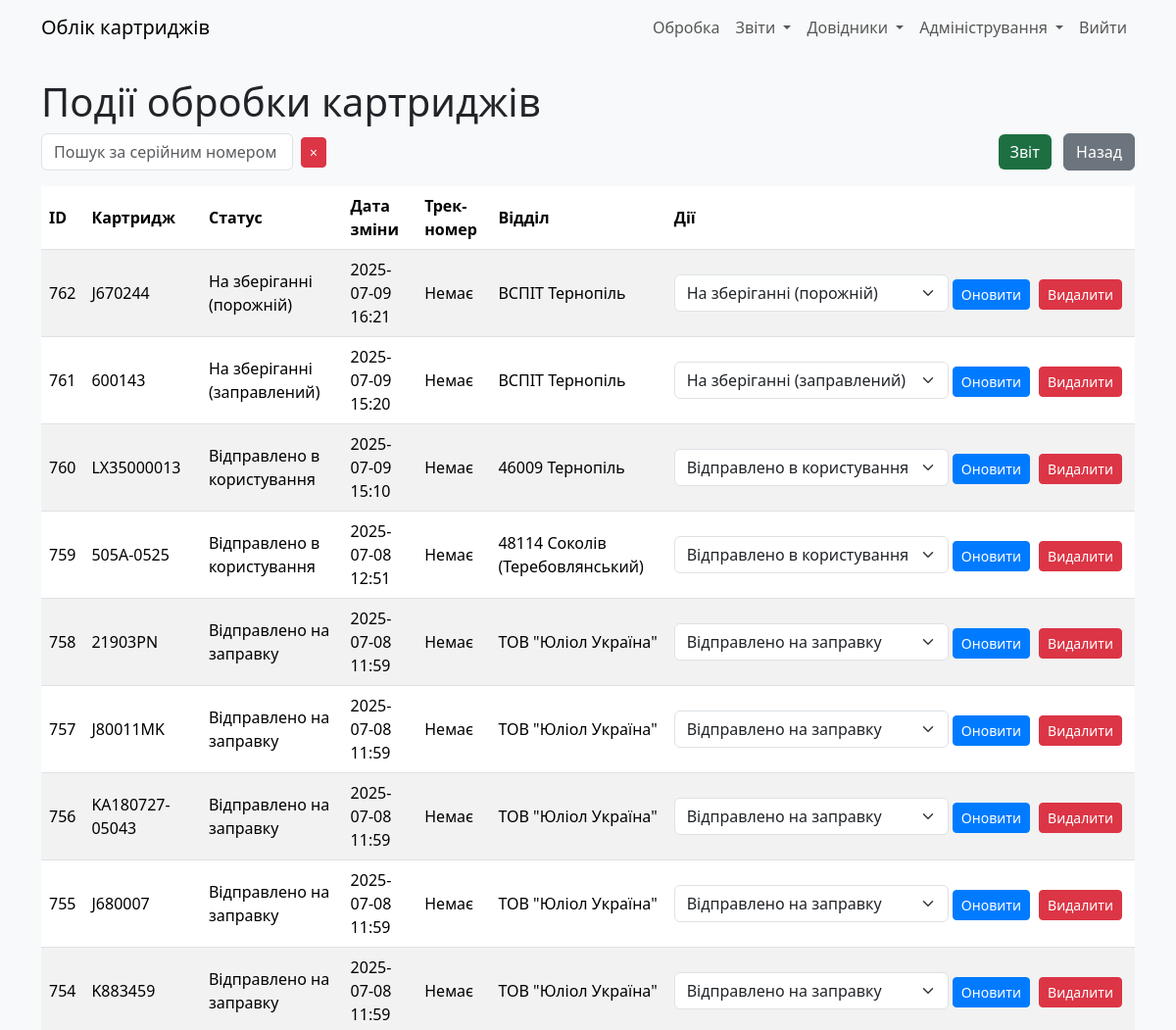
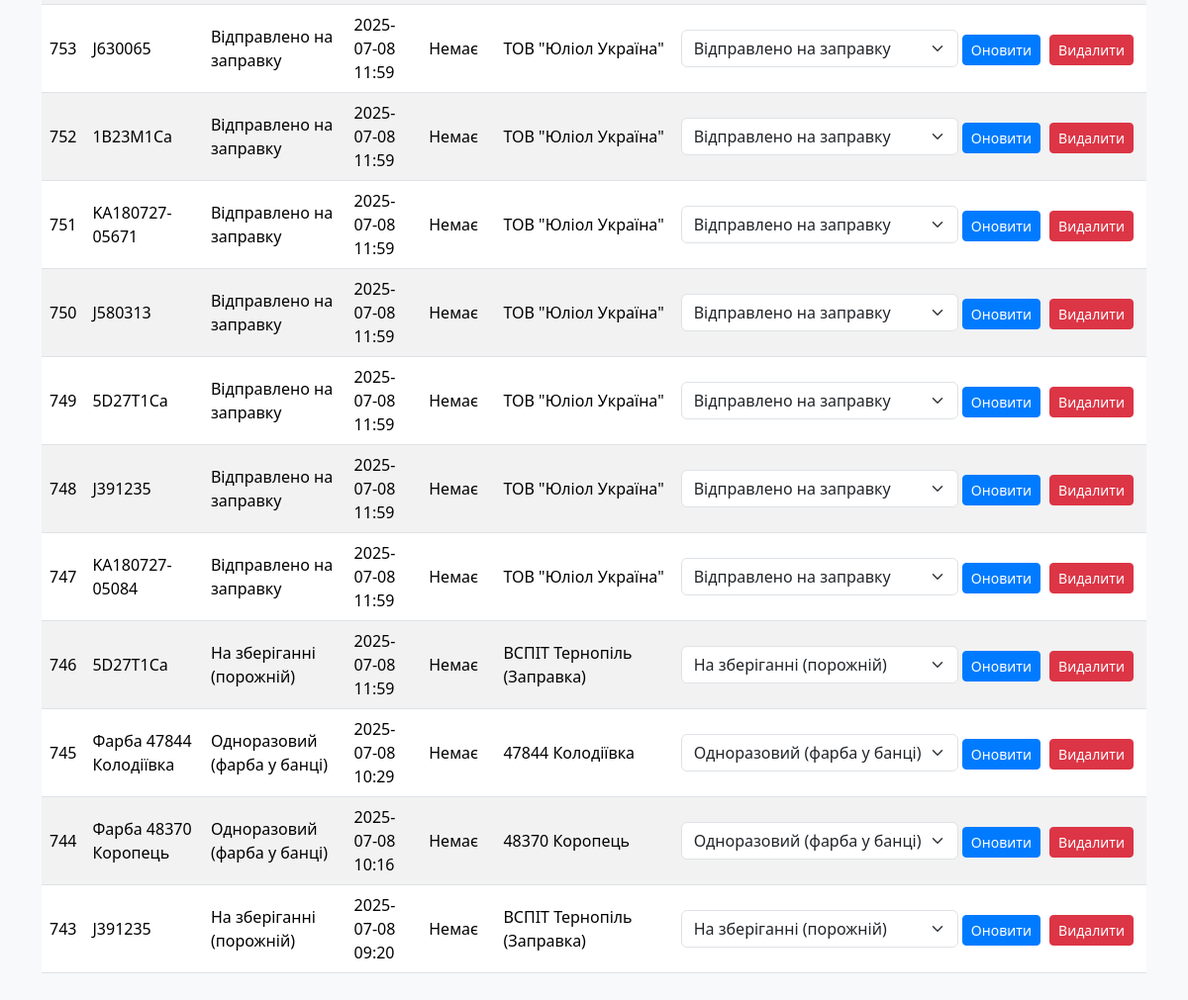
The app's page /cartridge_status (signed in) with its own data (2 pictures, top to bottom).
### models.py (models this page shows)
class CartridgeStatus(db.Model):
    __tablename__ = "cartrg_status"
    id: Mapped[int] = mapped_column(primary_key=True)
    cartridge_id = mapped_column(ForeignKey(Cartridges.id))
    device_id: Mapped[int] = mapped_column(ForeignKey(CustomerEquipment.id), nullable=True)
    status: Mapped[int] = mapped_column(Integer, server_default=literal(0))
    date_ofchange: Mapped[DateTime] = mapped_column(DateTime, server_default=func.now())
    parcel_track: Mapped[str] = mapped_column(String(13), nullable=True)
    exec_dept: Mapped[int] = mapped_column(ForeignKey(RefillDept.id))
    user_updated: Mapped[int] = mapped_column(ForeignKey(User.id))
    time_updated: Mapped[DateTime] = mapped_column(DateTime, server_default=func.now())
    __table_args__ = (
        Index('idx_cartridge_date', 'cartridge_id', 'date_ofchange'),  # Композитний індекс
        Index('idx_status', 'status'),                                 # Окремий індекс для status
        Index('idx_exec_dept', 'exec_dept'),                           # Окремий індекс для exec_dept
    )

class Cartridges(db.Model):
    __tablename__ = "cartridges"
    id: Mapped[int] = mapped_column(primary_key=True)
    serial_num: Mapped[str] = mapped_column(String(255), server_default="N/A")
    use_counter: Mapped[int] = mapped_column(Integer, nullable=False, default=-1)
    in_printer: Mapped[int] = mapped_column(ForeignKey(CustomerEquipment.id), nullable=True)
    cartridge_model: Mapped[str] = mapped_column(String(255), nullable=True)  # Застаріле. Не використовувати!
    cartrg_model_id: Mapped[int] = mapped_column(ForeignKey(CartridgeModel.id), default=1)
    user_updated: Mapped[int] = mapped_column(ForeignKey(User.id))
    time_updated: Mapped[DateTime] = mapped_column(DateTime, server_default=func.now())
    curr_status: Mapped[int] = mapped_column(Integer, nullable=False, default=0)
    curr_dept: Mapped[int] = mapped_column(Integer, nullable=False, default=0)
    curr_parcel_track: Mapped[str] = mapped_column(String(13), nullable=True)

class RefillDept(db.Model):
    __tablename__ = "refill_dept"
    id: Mapped[int] = mapped_column(primary_key=True)
    deptname: Mapped[str] = mapped_column(String(30))
    dept_description: Mapped[str] = mapped_column(String(255))
    addr1: Mapped[str] = mapped_column(String(255))
    addr2: Mapped[str] = mapped_column(String(255))
    addr3: Mapped[str] = mapped_column(String(255))
    addr4: Mapped[str] = mapped_column(String(255))
    addr5: Mapped[str] = mapped_column(String(255))
    dept_description: Mapped[str] = mapped_column(String(255))  # Нове поле
    is_exec: Mapped[int] = mapped_column(Integer, server_default=literal(0))
    user_updated: Mapped[int] = mapped_column(ForeignKey(User.id))
    time_updated: Mapped[DateTime] = mapped_column(DateTime, server_default=func.now())

### app.py (the view)
    def wrapper(*args, **kwargs):
        if current_user.role != 'admin':
            abort(403)
        return f(*args, **kwargs)

### app.py (called while the page is built)
@login_manager.user_loader
def load_user(user_id):
    return User.query.get(int(user_id))

def admin_required(f):
    def wrapper(*args, **kwargs):
        if current_user.role != 'admin':
            abort(403)
        return f(*args, **kwargs)
    wrapper.__name__ = f.__name__
    return wrapper

### templates/cartridge_status.html (shortened to what this page needs)
{% extends "base.html" %}
{% block content %}
    <h1>Події обробки картриджів</h1>
    <div class="mb-3 d-flex justify-content-between align-items-center">
        <div class="d-flex align-items-center">
            <input type="text" id="search" class="form-control" placeholder="Пошук за серійним номером" value="{{ search|escape }}" style="max-width: 400px;">
            <button id="clear-search" class="btn btn-danger btn-sm ms-2" title="Очистити пошук">
                <span>×</span>
            </button>
        </div>
        <div>
            <a href="{{ url_for('export_cartridge_events') }}" class="btn btn-excel me-2">Звіт</a>
            <a href="{{ url_for('index') }}" class="btn btn-secondary">Назад</a>
        </div>
    </div>
    <table class="table table-striped" id="status-table">
        <thead>
            <tr>
                <th>ID</th>
                <th>Картридж</th>
                <th>Статус</th>
                <th>Дата зміни</th>
                <th>Трек-номер</th>
                <th>Відділ</th>
                <th>Дії</th>
            </tr>
        </thead>
        <tbody id="status-table-body">
            {% for status, serial_num, deptname in statuses %}
            <tr>
                <td>{{ status.id }}</td>
                <td>{{ serial_num }}</td>
                <td>{{ {0: 'Не вказано', 1: 'На зберіганні (порожній)', 2: 'Відправлено в користування', 3: 'Відправлено на заправку', 4: 'Непридатний (списаний)', 5: 'Одноразовий (фарба у банці)', 6: 'На зберіганні (заправлений)', 7: 'Втрачений'}[status.status] }}</td>
                <td>{{ status.date_ofchange.strftime('%Y-%m-%d %H:%M') }}</td>
                <td>{{ status.parcel_track or 'Немає' }}</td>
                <td>{{ deptname }}</td>
                <td class="actions-column">
                    <form action="{{ url_for('update_status', status_id=status.id) }}" method="POST" class="d-inline">
                        <select name="status" class="form-select d-inline w-auto">
                            <option value="1" {% if status.status == 1 %}selected{% endif %}>На зберіганні (порожній)</option>
                            <option value="2" {% if status.status == 2 %}selected{% endif %}>Відправлено в користування</option>
                            <option value="3" {% if status.status == 3 %}selected{% endif %}>Відправлено на заправку</option>
                            <option value="5" {% if status.status == 5 %}selected{% endif %}>Одноразовий (фарба у банці)</option>
                            <option value="6" {% if status.status == 6 %}selected{% endif %}>На зберіганні (заправлений)</option>
                        </select>
                        <button type="submit" class="btn btn-primary btn-sm">Оновити</button>
                    </form>
                    <form action="{{ url_for('delete_status', status_id=status.id) }}" method="POST" class="d-inline" onsubmit="return confirm('Ви впевнені, що хочете видалити цей статус?');">
                        <button type="submit" class="btn btn-danger btn-sm">Видалити</button>
                    </form>
                </td>
            </tr>
            {% endfor %}
        </tbody>
    </table>
{% endblock %}

### static/css/style.css (style rules this page uses)
body { background-color: #f8f9fa; }
.table th, .table td { vertical-align: middle; }
.form-control, .form-select { max-width: 300px; }
.btn-sm { margin-right: 5px; }
.btn-primary { background-color: #007bff; border-color: #007bff; }
.btn-secondary { background-color: #6c757d; border-color: #6c757d; }

### templates/cartridge_status.html (style rules this page uses)
.actions-column { white-space: nowrap; vertical-align: middle; }
#clear-search { padding: 0.25rem 0.5rem; }
.btn-excel { background-color: #1D6F42; color: white; border: none; }

### records on screen
CartridgeStatus: id "762", serial_num "J670244", status "На зберіганні (порожній)", date_ofchange "2025-07-09 16:21", parcel_track "Немає", deptname "ВСПІТ Тернопіль"
CartridgeStatus: id "761", serial_num "600143", status "На зберіганні (заправлений)", date_ofchange "2025-07-09 15:20", parcel_track "Немає", deptname "ВСПІТ Тернопіль"
CartridgeStatus: id "760", serial_num "LX35000013", status "Відправлено в користування", date_ofchange "2025-07-09 15:10", parcel_track "Немає", deptname "46009 Тернопіль"
CartridgeStatus: id "759", serial_num "505A-0525", status "Відправлено в користування", date_ofchange "2025-07-08 12:51", parcel_track "Немає", deptname "48114 Соколів (Теребовлянський)"
CartridgeStatus: id "758", serial_num "21903PN", status "Відправлено на заправку", date_ofchange "2025-07-08 11:59", parcel_track "Немає", deptname "ТОВ \"Юліол Україна\""
CartridgeStatus: id "757", serial_num "J80011MK", status "Відправлено на заправку", date_ofchange "2025-07-08 11:59", parcel_track "Немає", deptname "ТОВ \"Юліол Україна\""
CartridgeStatus: id "756", serial_num "KA180727-05043", status "Відправлено на заправку", date_ofchange "2025-07-08 11:59", parcel_track "Немає", deptname "ТОВ \"Юліол Україна\""
CartridgeStatus: id "755", serial_num "J680007", status "Відправлено на заправку", date_ofchange "2025-07-08 11:59", parcel_track "Немає", deptname "ТОВ \"Юліол Україна\""
CartridgeStatus: id "754", serial_num "K883459", status "Відправлено на заправку", date_ofchange "2025-07-08 11:59", parcel_track "Немає", deptname "ТОВ \"Юліол Україна\""
CartridgeStatus: id "753", serial_num "J630065", status "Відправлено на заправку", date_ofchange "2025-07-08 11:59", parcel_track "Немає", deptname "ТОВ \"Юліол Україна\""
CartridgeStatus: id "752", serial_num "1B23M1Ca", status "Відправлено на заправку", date_ofchange "2025-07-08 11:59", parcel_track "Немає", deptname "ТОВ \"Юліол Україна\""
CartridgeStatus: id "751", serial_num "KA180727-05671", status "Відправлено на заправку", date_ofchange "2025-07-08 11:59", parcel_track "Немає", deptname "ТОВ \"Юліол Україна\""
CartridgeStatus: id "750", serial_num "J580313", status "Відправлено на заправку", date_ofchange "2025-07-08 11:59", parcel_track "Немає", deptname "ТОВ \"Юліол Україна\""
CartridgeStatus: id "749", serial_num "5D27T1Ca", status "Відправлено на заправку", date_ofchange "2025-07-08 11:59", parcel_track "Немає", deptname "ТОВ \"Юліол Україна\""
CartridgeStatus: id "748", serial_num "J391235", status "Відправлено на заправку", date_ofchange "2025-07-08 11:59", parcel_track "Немає", deptname "ТОВ \"Юліол Україна\""
CartridgeStatus: id "747", serial_num "KA180727-05084", status "Відправлено на заправку", date_ofchange "2025-07-08 11:59", parcel_track "Немає", deptname "ТОВ \"Юліол Україна\""
CartridgeStatus: id "746", serial_num "5D27T1Ca", status "На зберіганні (порожній)", date_ofchange "2025-07-08 11:59", parcel_track "Немає", deptname "ВСПІТ Тернопіль (Заправка)"
CartridgeStatus: id "745", serial_num "Фарба 47844 Колодіївка", status "Одноразовий (фарба у банці)", date_ofchange "2025-07-08 10:29", parcel_track "Немає", deptname "47844 Колодіївка"
CartridgeStatus: id "744", serial_num "Фарба 48370 Коропець", status "Одноразовий (фарба у банці)", date_ofchange "2025-07-08 10:16", parcel_track "Немає", deptname "48370 Коропець"
CartridgeStatus: id "743", serial_num "J391235", status "На зберіганні (порожній)", date_ofchange "2025-07-08 09:20", parcel_track "Немає", deptname "ВСПІТ Тернопіль (Заправка)"
